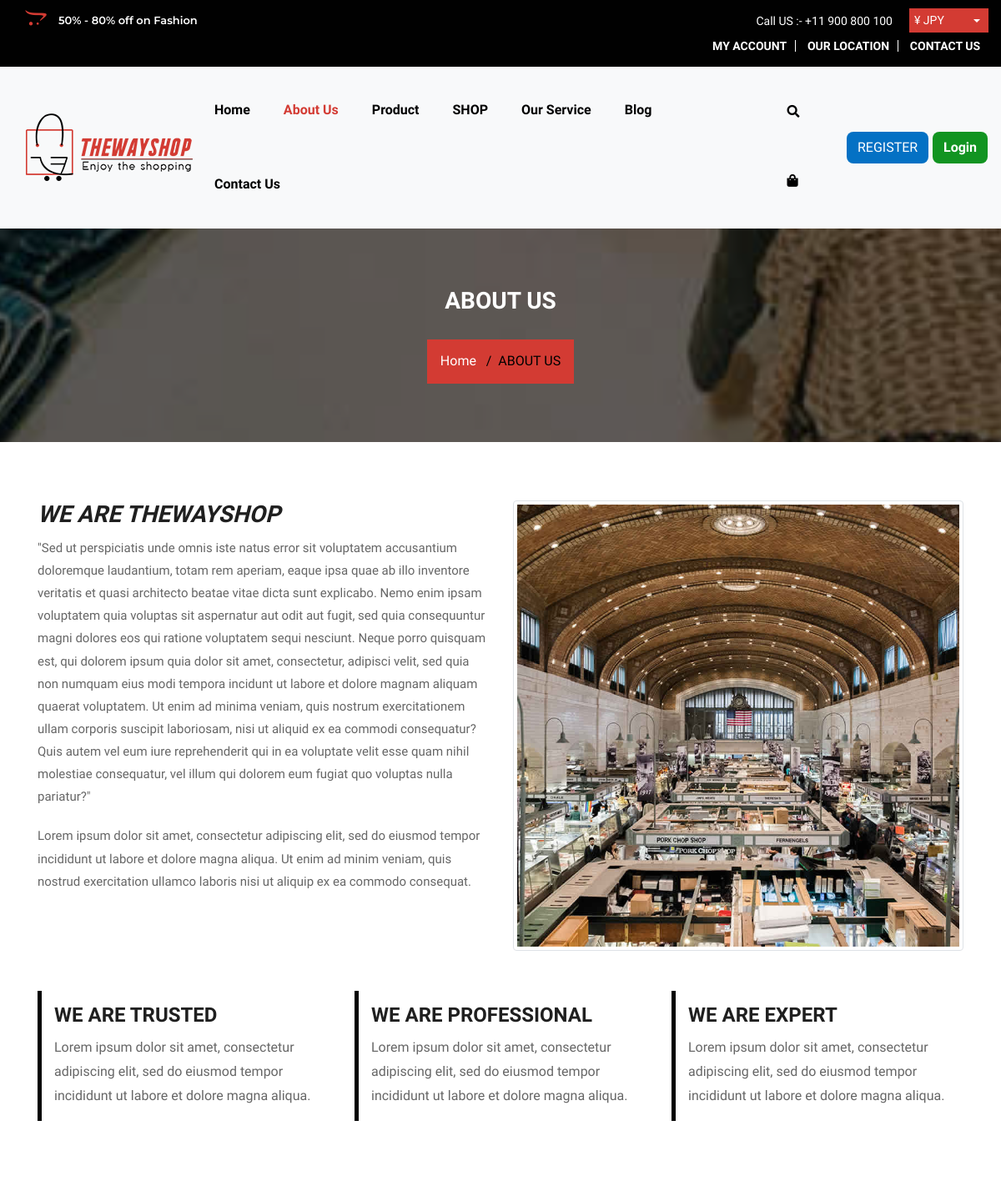
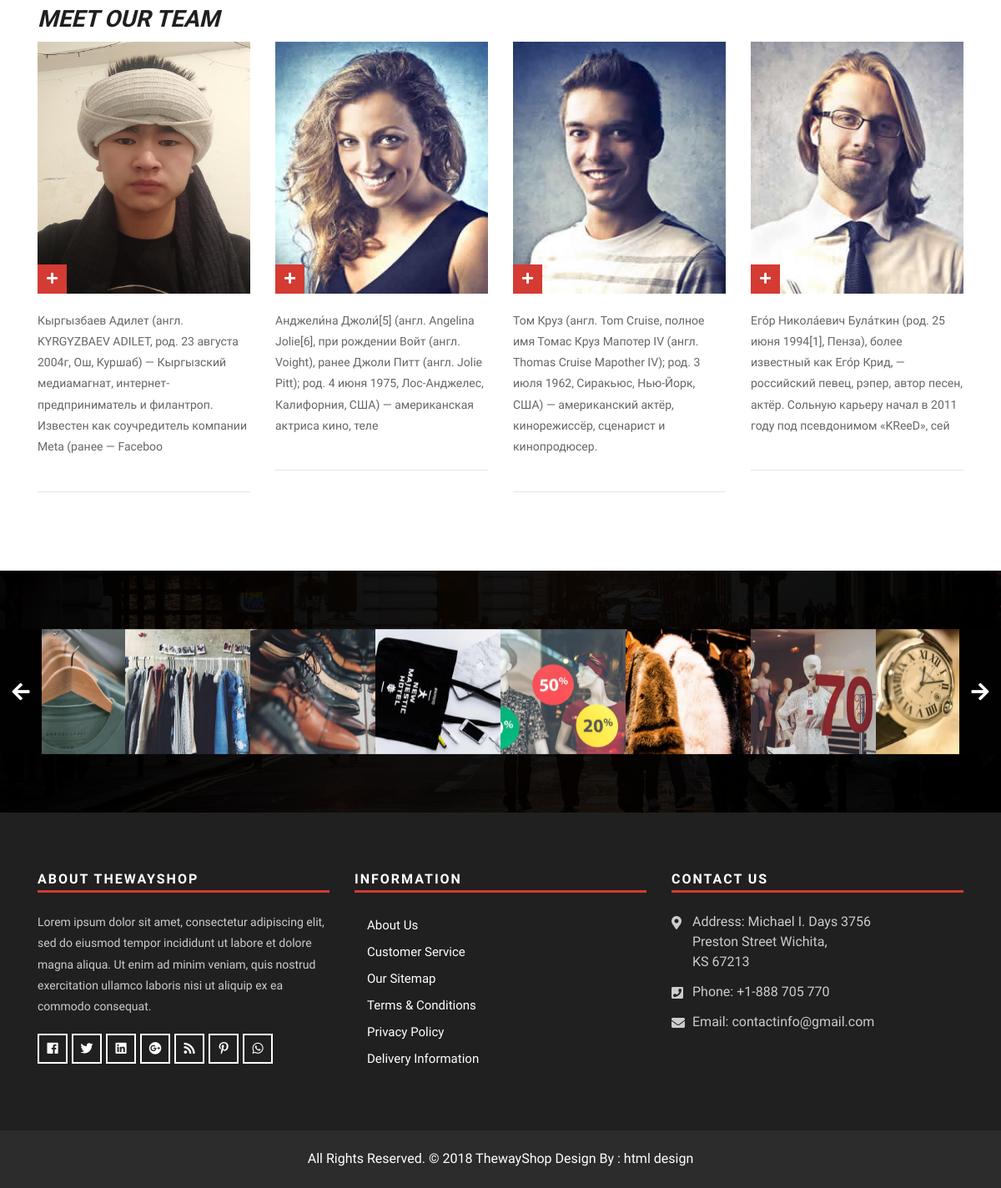
The page /about/ on the database its author committed (2 pictures, top to bottom).
### main/models.py (models this page shows, shortened)
class News(models.Model):
    news = models.CharField(max_length=250, verbose_name='Что нового')
    product = models.ForeignKey(Product, on_delete=models.CASCADE, blank=True, null=True)
    category = models.ForeignKey(Category, on_delete=models.CASCADE, blank=True, null=True)
    class Meta:
        verbose_name = 'Новость'
        verbose_name_plural = 'Новости'

class Team(models.Model):
    name = models.CharField(max_length=100)
    image = models.ImageField(upload_to='OURTEAM/%m/%d')
    description = models.TextField()
    site = models.URLField(max_length=200)
    POSITION = (
        ('DIRECTOR', 'DIRECTOR'),
        ('DIRECTOR', 'MENEDJER'),
        ('WEB DEVELOPER', 'WEB DEVELOPER'),
        ('DESING', 'DESING'),
        ('BACK END DEVELOPER', 'BACK END DEVELOPER'),
    )
    position = models.CharField(max_length=50, choices=POSITION, default='WEB DEVELOPER')
    class Meta:
        verbose_name = 'Работник'
        verbose_name_plural = 'Команда'

### main/views.py (the view, shortened to what this page needs)
# urls.py: path('about/', About.as_view(), name='about'),
class About(ListView):
    model = Team
    template_name = 'about.html'
    context_object_name = 'teams'
    def get_context_data(self, *, object_list=None, **kwargs):
        context = super().get_context_data()
        context.update({
            'about': 'active',
            'title': 'About',
            'categories_show': Category.objects.all(),
            "news": News.objects.all(),
        })
        return context

### templates/about.html (shortened to what this page needs)
{% extends 'base.html' %}
{% load static %}
{% block content %}
<div class="all-title-box">
    <div class="container">
        <div class="row">
            <div class="col-lg-12">
                <h2>ABOUT US</h2>
                <ul class="breadcrumb">
                    <li class="breadcrumb-item"><a href="{% url 'home' %}">Home</a></li>
                    <li class="breadcrumb-item active">ABOUT US</li>
                </ul>
            </div>
        </div>
    </div>
</div>
<div class="about-box-main">
    <div class="container">
        <div class="row">
            <div class="col-lg-6">
                <h2 class="noo-sh-title">We are <span>ThewayShop</span></h2>
                <p>"Sed ut perspiciatis unde omnis iste natus error sit voluptatem accusantium
                    doloremque laudantium, totam rem aperiam, eaque ipsa quae ab illo inventore
                    veritatis et quasi architecto beatae vitae dicta sunt explicabo. Nemo enim ipsam
                    voluptatem quia voluptas sit aspernatur aut odit aut fugit, sed quia
                    consequuntur magni dolores eos qui ratione voluptatem sequi nesciunt. Neque
                    porro quisquam est, qui dolorem ipsum quia dolor sit amet, consectetur, adipisci
                    velit,
                    sed quia non numquam eius modi tempora incidunt ut labore et dolore magnam
                    aliquam quaerat voluptatem. Ut enim ad minima veniam, quis nostrum
                    exercitationem ullam corporis suscipit laboriosam, nisi ut aliquid ex ea commodi
                    consequatur?
                    Quis autem vel eum iure reprehenderit qui in ea voluptate velit esse quam nihil
                    molestiae consequatur, vel illum qui dolorem eum fugiat quo voluptas nulla
                    pariatur?"</p>
                <p>Lorem ipsum dolor sit amet, consectetur adipiscing elit, sed do eiusmod tempor
                    incididunt ut labore et dolore magna aliqua. Ut enim ad minim veniam, quis
                    nostrud exercitation ullamco laboris nisi ut aliquip ex ea commodo consequat.
                </p>
            </div>
            <div class="col-lg-6">
                <div class="banner-frame">
                    <img class="img-thumbnail img-fluid" src="{% static 'images/about-img.jpg' %}"
                         alt=""/>
                </div>
            </div>
        </div>
        <div class="row my-5">
            <div class="col-sm-6 col-lg-4">
                <div class="service-block-inner">
                    <h3>We are Trusted</h3>
                    <p>Lorem ipsum dolor sit amet, consectetur adipiscing elit, sed do eiusmod
                        tempor incididunt ut labore et dolore magna aliqua. </p>
                </div>
            </div>
            <div class="col-sm-6 col-lg-4">
                <div class="service-block-inner">
                    <h3>We are Professional</h3>
                    <p>Lorem ipsum dolor sit amet, consectetur adipiscing elit, sed do eiusmod
                        tempor incididunt ut labore et dolore magna aliqua. </p>
                </div>
            </div>
            <div class="col-sm-6 col-lg-4">
                <div class="service-block-inner">
                    <h3>We are Expert</h3>
                    <p>Lorem ipsum dolor sit amet, consectetur adipiscing elit, sed do eiusmod
                        tempor incididunt ut labore et dolore magna aliqua. </p>
                </div>
            </div>
        </div>
        <div class="row my-4">
            <div class="col-12">
                <h2 class="noo-sh-title">Meet Our Team</h2>
            </div>
            {% for team in teams %}
            <div class="col-sm-6 col-lg-3">
                <div class="hover-team">
                    <div class="our-team"><img src="{{ team.image.url }}"
                                               style="width:255px; height:302px;"
                                               alt=""/>
                        <div class="icon"><i class="fa fa-plus" aria-hidden="true"></i></div>
                    </div>
                    <div class="team-description">
                        <p>{{ team.description|slice:":200" }}</p>
                    </div>
                    <hr class="my-0">
                </div>
            </div>
            {% endfor %}
        </div>
    </div>
</div>
{% endblock %}

### templates/base.html (shortened to what this page needs)
<!DOCTYPE html>
<html lang="en">
{% load static %}
<head>
    <link rel="stylesheet" href="{% static 'css/bootstrap.min.css' %}">
    <link rel="stylesheet" href="{% static 'css/style.css' %}">
    <link rel="stylesheet" href="{% static 'css/responsive.css' %}">
    <link rel="stylesheet" href="{% static 'css/custom.css' %}">
</head>
<body>
<div class="main-top">
    <div class="container-fluid">
        <div class="row">
            <div class="col-lg-6 col-md-6 col-sm-12 col-xs-12">
                <div class="text-slid-box">
                    <div id="offer-box" class="carouselTicker">
                        <ul class="offer-box">
                            {% for new in news %}
                            <li>
                                <i class="fab fa-opencart"></i>{{ new.news }}
                            </li>
                            {% endfor %}
                        </ul>
                    </div>
                </div>
            </div>
            <div class="col-lg-6 col-md-6 col-sm-12 col-xs-12">
                <div class="custom-select-box">
                    <select id="basic" class="selectpicker show-tick form-control"
                            data-placeholder="$ USD">
                        <option>¥ JPY</option>
                    </select>
                </div>
                <div class="right-phone-box">
                    <p>Call US :- <a href="#"> +11 900 800 100</a></p>
                </div>
                <div class="our-link">
                    <ul>
                        <li><a href="{% url 'myaccount' %}">My Account</a></li>
                        <li><a href="#">Our location</a></li>
                        <li><a href="{% url 'contact' %}">Contact Us</a></li>
                    </ul>
                </div>
            </div>
        </div>
    </div>
</div>
<header class="main-header">
    <nav class="navbar navbar-expand-lg navbar-light bg-light navbar-default bootsnav">
        <div class="container">
            <div class="navbar-header">
                <a class="navbar-brand" href="{% url 'home' %}"><img
                        src="{% static 'images/logo.png' %}"
                        class="logo" alt=""></a>
            </div>
            <div class="collapse navbar-collapse" id="navbar-menu">
                <ul class="nav navbar-nav ml-auto" data-in="fadeInDown" data-out="fadeOutUp">
                    <li class="nav-item {{ index }}"><a class="nav-link" href="{% url 'home' %}">
                        Home</a>
                    </li>
                    <li class="nav-item {{ about }}"><a class="nav-link"
                                                        href="{% url 'about' %}">About
                        Us</a></li>
                    <li class="dropdown megamenu-fw">
                        <a href="#" class="nav-link dropdown-toggle arrow" data-toggle="dropdown">Product</a>
                    </li>
                    <li class="nav-item {{ shop }} dropdown">
                        <a href="{% url 'shop' 0 %}" class="nav-link dropdown-toggle arrow"
                           data-toggle="dropdown">SHOP</a>
                    </li>
                    <li class="nav-item {{ service }}"><a class="nav-link"
                                                          href="{% url 'service' %}">Our
                        Service</a>
                    </li>
                    <li class="nav-item {{ blog }}"><a class="nav-link" href="{% url 'blog' %}">
                        Blog</a>
                    </li>
                    <li class="nav-item {{ contact }}"><a class="nav-link"
                                                          href="{% url 'contact' %}">Contact Us</a>
                    </li>
                </ul>
            </div>
            <div class="attr-nav">
                <ul>
                    <li class="search"><a href="#"><i class="fa fa-search"></i></a></li>
                    <li class="side-menu"><a href="#">
                        <i class="fa fa-shopping-bag"></i>
                    </a></li>
                </ul>
            </div>
        </div>
        {% if not user.is_authenticated %}
        <p style=" margin-right:5px;">
            <a class="btn hvr-hover" href="{% url 'register' %}"
               style="color:white; background-color:#0471c4; border-radius:8px;">REGISTER</a>
        </p>
        <p>
            <a class="btn hvr-hover" href="{% url 'login' %}"
               style="color:white;
               background-color:#129421;
               border-radius:8px;
               font-weight:bold;">Login</a>
        </p>
        {% endif %}
    </nav>
</header>
{% block content %}
{% endblock %}
<div class="instagram-box">
    <div class="main-instagram owl-carousel owl-theme">
        <div class="item">
            <div class="ins-inner-box">
                <img src="{% static 'images/instagram-img-01.jpg' %}" alt=""/>
            </div>
        </div>
        <div class="item">
            <div class="ins-inner-box">
                <img src="{% static 'images/instagram-img-02.jpg' %}" alt=""/>
            </div>
        </div>
        <div class="item">
            <div class="ins-inner-box">
                <img src="{% static 'images/instagram-img-03.jpg' %}" alt=""/>
            </div>
        </div>
        <div class="item">
            <div class="ins-inner-box">
                <img src="{% static 'images/instagram-img-04.jpg' %}" alt=""/>
            </div>
        </div>
        <div class="item">
            <div class="ins-inner-box">
                <img src="{% static 'images/instagram-img-05.jpg' %}" alt=""/>
            </div>
        </div>
        <div class="item">
            <div class="ins-inner-box">
                <img src="{% static 'images/instagram-img-06.jpg' %}" alt=""/>
            </div>
        </div>
        <div class="item">
            <div class="ins-inner-box">
                <img src="{% static 'images/instagram-img-07.jpg' %}" alt=""/>
            </div>
        </div>
        <div class="item">
            <div class="ins-inner-box">
                <img src="{% static 'images/instagram-img-08.jpg' %}" alt=""/>
            </div>
        </div>
    </div>
</div>
<footer>
    <div class="footer-main">
        <div class="container">
            <div class="row">
                <div class="col-lg-4 col-md-12 col-sm-12">
                    <div class="footer-widget">
                        <h4>About ThewayShop</h4>
                        <p>Lorem ipsum dolor sit amet, consectetur adipiscing elit, sed do eiusmod
                            tempor incididunt ut labore et dolore magna aliqua. Ut enim ad minim
                            veniam, quis nostrud exercitation ullamco laboris nisi ut aliquip ex ea
                            commodo consequat.
                        </p>
                        <ul>
                            <li><a href="#"><i class="fab fa-facebook" aria-hidden="true"></i></a>
                            </li>
                            <li><a href="#"><i class="fab fa-twitter" aria-hidden="true"></i></a>
                            </li>
                            <li><a href="#"><i class="fab fa-linkedin" aria-hidden="true"></i></a>
                            </li>
                            <li>
                                <a href="#">
                                    <i class="fab fa-google-plus" aria-hidden="true"></i>
                                </a>
                            </li>
                            <li><a href="#"><i class="fa fa-rss" aria-hidden="true"></i></a></li>
                            <li>
                                <a href="#">
                                    <i class="fab fa-pinterest-p" aria-hidden="true"></i>
                                </a>
                            </li>
                            <li><a href="http://Wa.me/+996779276265">
                                <i class="fab fa-whatsapp" aria-hidden="true"></i></a>
                            </li>
                        </ul>
                    </div>
                </div>
                <div class="col-lg-4 col-md-12 col-sm-12">
                    <div class="footer-link">
                        <h4>Information</h4>
                        <ul>
                            <li><a href="{% url 'about' %}">About Us</a></li>
                            <li><a href="#">Customer Service</a></li>
                            <li><a href="#">Our Sitemap</a></li>
                            <li><a href="#">Terms &amp; Conditions</a></li>
                            <li><a href="#">Privacy Policy</a></li>
                            <li><a href="#">Delivery Information</a></li>
                        </ul>
                    </div>
                </div>
                <div class="col-lg-4 col-md-12 col-sm-12">
                    <div class="footer-link-contact">
                        <h4>Contact Us</h4>
                        <ul>
                            <li>
                                <p><i class="fas fa-map-marker-alt"></i>Address: Michael I. Days
                                    3756 <br>Preston Street Wichita,<br> KS 67213 </p>
                            </li>
                            <li>
                                <p><i class="fas fa-phone-square"></i>Phone: <a
                                        href="tel:+1-888705770">+1-888 705 770</a></p>
                            </li>
                            <li>
                                <p><i class="fas fa-envelope"></i>Email: <a
                                        href="mailto:contactinfo@gmail.com">contactinfo@gmail.com</a>
                                </p>
                            </li>
                        </ul>
                    </div>
                </div>
            </div>
        </div>
    </div>
</footer>
<div class="footer-copyright">
    <p class="footer-company">All Rights Reserved. &copy; 2018 <a href="#">ThewayShop</a> Design By
        :
        <a href="https://html.design/">html design</a></p>
</div>
</body>
</html>

### rows shown on the page
News: news "50% - 80% off on Fashion"
Team: image (picture), description "Кыргызбаев Адилет (англ. KYRGYZBAEV ADILET, род. 23 августа 2004г, Ош, Куршаб) — Кыргызский медиамагнат, интернет-предприниматель и филантроп. Известен как соучредитель компании Meta (ранее — Faceboo"
Team: image (picture), description "Анджели́на Джоли́[5] (англ. Angelina Jolie[6], при рождении Войт (англ. Voight), ранее Джоли Питт (англ. Jolie Pitt); род. 4 июня 1975, Лос-Анджелес, Калифорния, США) — американская актриса кино, теле"
Team: image (picture), description "Том Круз (англ. Tom Cruise, полное имя Томас Круз Мапотер IV (англ. Thomas Cruise Mapother IV); род. 3 июля 1962, Сиракьюс, Нью-Йорк, США) — американский актёр, кинорежиссёр, сценарист и кинопродюсер."
Team: image (picture), description "Его́р Никола́евич Була́ткин (род. 25 июня 1994[1], Пенза), более известный как Его́р Крид, — российский певец, рэпер, автор песен, актёр. Сольную карьеру начал в 2011 году под псевдонимом «KReeD», сей"
